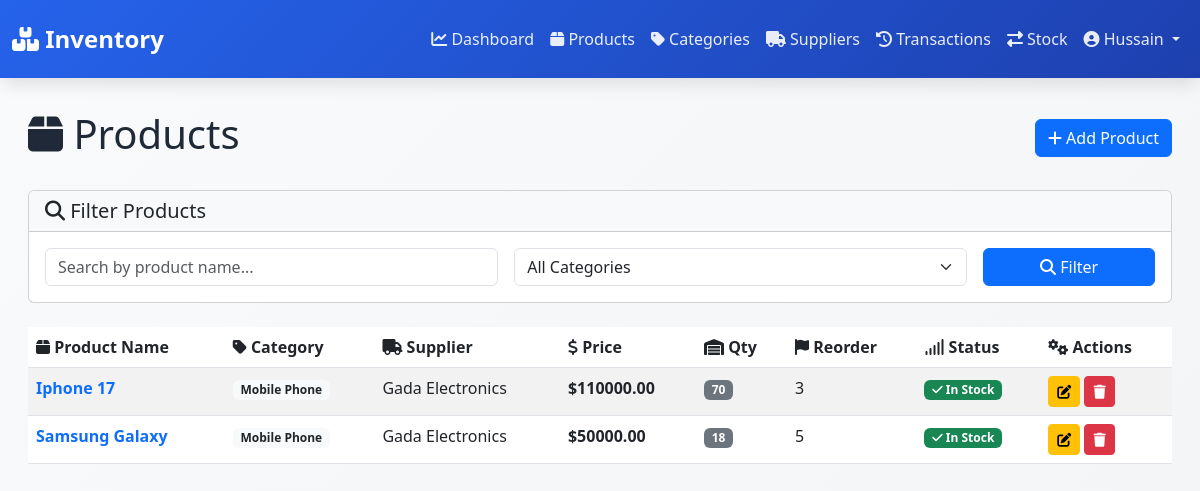
The page /products/ (signed in) on the database as committed earlier.
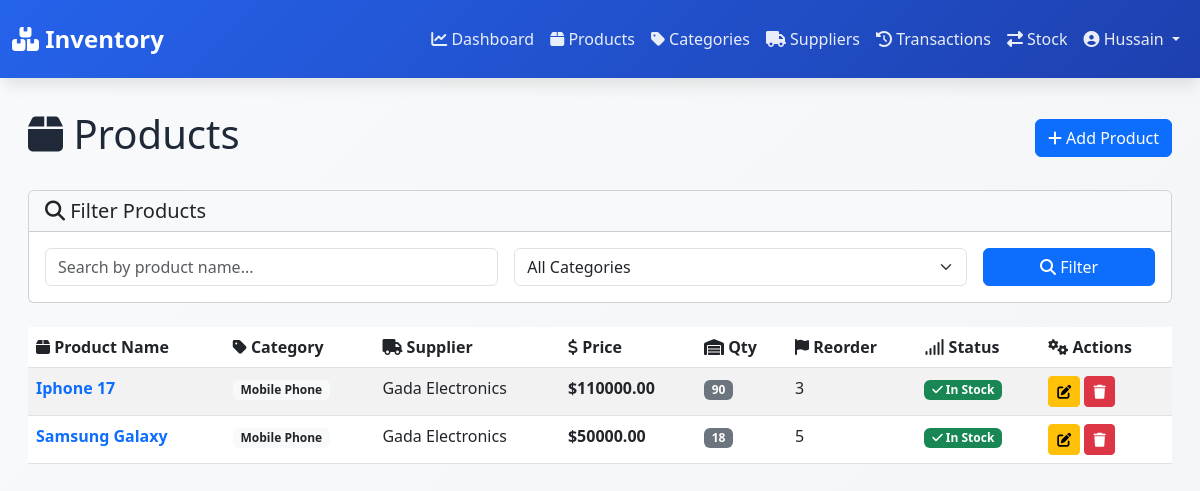
The same page on the database as committed later.
### inventory/models.py (models this page shows, shortened)
class Product(models.Model):
    name = models.CharField(max_length=200)
    category = models.ForeignKey(Category, on_delete=models.CASCADE)
    supplier = models.ForeignKey(Supplier, on_delete=models.CASCADE)
    price = models.DecimalField(max_digits=10, decimal_places=2)
    quantity = models.IntegerField(default=0)
    reorder_level = models.IntegerField(default=5)
    created_at = models.DateTimeField(auto_now_add=True)
    def is_low_stock(self):
        return self.quantity <= self.reorder_level

class Category(models.Model):
    name = models.CharField(max_length=200, unique=True)
    description = models.TextField(blank=True)

class Supplier(models.Model):
    name = models.CharField(max_length=200)
    email = models.EmailField()
    phone = models.CharField(max_length=20)
    address = models.TextField()

### inventory/views.py (the view)
# urls.py: path('products/', views.product_list, name='product_list'),
@login_required(login_url='login')
def product_list(request):
    query = request.GET.get('q', '')
    category = request.GET.get('category', '')
    products = Product.objects.all()
    if query:
        products = products.filter(Q(name__icontains=query) | Q(category__name__icontains=query))
    if category:
        products = products.filter(category__id=category)
    categories = Category.objects.all()
    context = {
        'products': products,
        'categories': categories,
        'query': query,
        'selected_category': category,
    }
    return render(request, 'product_list.html', context)

### templates/product_list.html (shortened to what this page needs)
{% extends 'base.html' %}
{% block content %}
<div class="d-flex justify-content-between align-items-center mb-4">
    <h1 class="page-title"><i class="fas fa-box"></i> Products</h1>
    <a href="{% url 'add_product' %}" class="btn btn-primary">
        <i class="fas fa-plus"></i> Add Product
    </a>
</div>
<div class="card mb-4">
    <div class="card-header bg-light">
        <h5 class="mb-0"><i class="fas fa-search"></i> Filter Products</h5>
    </div>
    <div class="card-body">
        <form method="get" class="row g-3">
            <div class="col-md-6 col-lg-5">
                <input type="text" name="q" class="form-control" placeholder="Search by product name..."
                    value="{{ query }}">
            </div>
            <div class="col-md-4 col-lg-5">
                <select name="category" class="form-select">
                    <option value="">All Categories</option>
                </select>
            </div>
            <div class="col-md-2 col-lg-2">
                <button type="submit" class="btn btn-primary w-100"><i class="fas fa-search"></i> Filter</button>
            </div>
        </form>
    </div>
</div>
{% if products %}
<div class="table-responsive">
    <table class="table table-hover table-striped">
        <thead style="background: linear-gradient(135deg, #2563eb 0%, #1e40af 100%); color: white;">
            <tr>
                <th><i class="fas fa-box"></i> Product Name</th>
                <th><i class="fas fa-tag"></i> Category</th>
                <th><i class="fas fa-truck"></i> Supplier</th>
                <th><i class="fas fa-dollar-sign"></i> Price</th>
                <th><i class="fas fa-warehouse"></i> Qty</th>
                <th><i class="fas fa-flag"></i> Reorder</th>
                <th><i class="fas fa-signal"></i> Status</th>
                <th><i class="fas fa-cogs"></i> Actions</th>
            </tr>
        </thead>
        <tbody>
            {% for product in products %}
            <tr>
                <td>
                    <a href="{% url 'product_detail' product.id %}" class="text-decoration-none fw-bold">
                        {{ product.name }}
                    </a>
                </td>
                <td><span class="badge bg-light text-dark">{{ product.category.name }}</span></td>
                <td>{{ product.supplier.name }}</td>
                <td><span class="fw-bold">${{ product.price }}</span></td>
                <td><span class="badge bg-secondary">{{ product.quantity }}</span></td>
                <td>{{ product.reorder_level }}</td>
                <td>
                    {% if product.is_low_stock %}
                    <span class="badge bg-danger"><i class="fas fa-exclamation"></i> Low Stock</span>
                    {% else %}
                    <span class="badge bg-success"><i class="fas fa-check"></i> In Stock</span>
                    {% endif %}
                </td>
                <td>
                    <a href="{% url 'edit_product' product.id %}" class="btn btn-sm btn-warning" title="Edit"><i
                            class="fas fa-edit"></i></a>
                    <a href="{% url 'delete_product' product.id %}" class="btn btn-sm btn-danger" title="Delete"><i
                            class="fas fa-trash"></i></a>
                </td>
            </tr>
            {% endfor %}
        </tbody>
    </table>
</div>
{% else %}
<div class="alert alert-info border-0">
    <i class="fas fa-info-circle"></i> No products found. <a href="{% url 'add_product' %}" class="alert-link">Add one
        now!</a>
</div>
{% endif %}
{% endblock %}

Rows that differ between the two databases and show on the page:
changed Product "Iphone 17": quantity "70" → "90"
